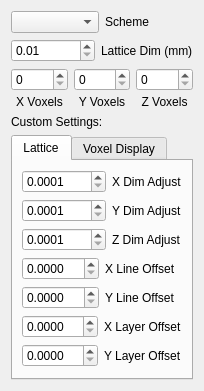
<?xml version="1.0" encoding="UTF-8"?>
<ui version="4.0">
 <class>WorkspaceDialog</class>
 <widget class="QWidget" name="WorkspaceDialog">
  <property name="geometry">
   <rect>
    <x>0</x>
    <y>0</y>
    <width>189</width>
    <height>381</height>
   </rect>
  </property>
  <property name="windowTitle">
   <string>Workspace</string>
  </property>
  <layout class="QVBoxLayout" name="verticalLayout_6">
   <item>
    <layout class="QHBoxLayout" name="horizontalLayout_3">
     <item>
      <widget class="QComboBox" name="PresetWScombo"/>
     </item>
     <item>
      <widget class="QLabel" name="Preset_Label">
       <property name="text">
        <string>Scheme</string>
       </property>
      </widget>
     </item>
    </layout>
   </item>
   <item>
    <layout class="QHBoxLayout" name="horizontalLayout_2">
     <item>
      <widget class="QDoubleSpinBox" name="LatDimSpin">
       <property name="minimum">
        <double>0.010000000000000</double>
       </property>
       <property name="maximum">
        <double>1000.000000000000000</double>
       </property>
      </widget>
     </item>
     <item>
      <widget class="QLabel" name="LatDim_Label">
       <property name="text">
        <string>Lattice Dim (mm)</string>
       </property>
      </widget>
     </item>
    </layout>
   </item>
   <item>
    <layout class="QHBoxLayout" name="horizontalLayout">
     <item>
      <layout class="QVBoxLayout" name="verticalLayout_3">
       <property name="spacing">
        <number>4</number>
       </property>
       <item>
        <widget class="QSpinBox" name="XV_Spin">
         <property name="maximum">
          <number>999</number>
         </property>
        </widget>
       </item>
       <item>
        <widget class="QLabel" name="XV_Label">
         <property name="text">
          <string>X Voxels</string>
         </property>
         <property name="alignment">
          <set>Qt::AlignCenter</set>
         </property>
        </widget>
       </item>
      </layout>
     </item>
     <item>
      <layout class="QVBoxLayout" name="verticalLayout_2">
       <property name="spacing">
        <number>4</number>
       </property>
       <item>
        <widget class="QSpinBox" name="YV_Spin">
         <property name="maximum">
          <number>999</number>
         </property>
        </widget>
       </item>
       <item>
        <widget class="QLabel" name="YV_Label">
         <property name="text">
          <string>Y Voxels</string>
         </property>
         <property name="alignment">
          <set>Qt::AlignCenter</set>
         </property>
        </widget>
       </item>
      </layout>
     </item>
     <item>
      <layout class="QVBoxLayout" name="verticalLayout">
       <property name="spacing">
        <number>4</number>
       </property>
       <item>
        <widget class="QSpinBox" name="ZV_Spin">
         <property name="maximum">
          <number>999</number>
         </property>
        </widget>
       </item>
       <item>
        <widget class="QLabel" name="ZV_Label">
         <property name="text">
          <string>Z Voxels</string>
         </property>
         <property name="alignment">
          <set>Qt::AlignCenter</set>
         </property>
        </widget>
       </item>
      </layout>
     </item>
    </layout>
   </item>
   <item>
    <widget class="QLabel" name="XCustom_Label">
     <property name="text">
      <string>Custom Settings:</string>
     </property>
    </widget>
   </item>
   <item>
    <widget class="QTabWidget" name="CustomSettings">
     <property name="currentIndex">
      <number>0</number>
     </property>
     <widget class="QWidget" name="LatticeTab">
      <attribute name="title">
       <string>Lattice</string>
      </attribute>
      <layout class="QVBoxLayout" name="verticalLayout_4">
       <item>
        <layout class="QHBoxLayout" name="horizontalLayout_4">
         <item>
          <widget class="QDoubleSpinBox" name="XDimAdj_Spin">
           <property name="decimals">
            <number>4</number>
           </property>
           <property name="minimum">
            <double>0.000100000000000</double>
           </property>
           <property name="maximum">
            <double>1000.000000000000000</double>
           </property>
           <property name="singleStep">
            <double>0.010000000000000</double>
           </property>
          </widget>
         </item>
         <item>
          <widget class="QLabel" name="XDimAdj_Label">
           <property name="text">
            <string>X Dim Adjust</string>
           </property>
          </widget>
         </item>
        </layout>
       </item>
       <item>
        <layout class="QHBoxLayout" name="horizontalLayout_5">
         <item>
          <widget class="QDoubleSpinBox" name="YDimAdj_Spin">
           <property name="decimals">
            <number>4</number>
           </property>
           <property name="minimum">
            <double>0.000100000000000</double>
           </property>
           <property name="maximum">
            <double>1000.000000000000000</double>
           </property>
           <property name="singleStep">
            <double>0.010000000000000</double>
           </property>
          </widget>
         </item>
         <item>
          <widget class="QLabel" name="YDimAdj_Label">
           <property name="text">
            <string>Y Dim Adjust</string>
           </property>
          </widget>
         </item>
        </layout>
       </item>
       <item>
        <layout class="QHBoxLayout" name="horizontalLayout_6">
         <item>
          <widget class="QDoubleSpinBox" name="ZDimAdj_Spin">
           <property name="decimals">
            <number>4</number>
           </property>
           <property name="minimum">
            <double>0.000100000000000</double>
           </property>
           <property name="maximum">
            <double>1000.000000000000000</double>
           </property>
           <property name="singleStep">
            <double>0.010000000000000</double>
           </property>
          </widget>
         </item>
         <item>
          <widget class="QLabel" name="ZDimAdj_Label">
           <property name="text">
            <string>Z Dim Adjust</string>
           </property>
          </widget>
         </item>
        </layout>
       </item>
       <item>
        <layout class="QHBoxLayout" name="horizontalLayout_7">
         <item>
          <widget class="QDoubleSpinBox" name="XLineOff_Spin">
           <property name="decimals">
            <number>4</number>
           </property>
           <property name="maximum">
            <double>1.000000000000000</double>
           </property>
           <property name="singleStep">
            <double>0.010000000000000</double>
           </property>
          </widget>
         </item>
         <item>
          <widget class="QLabel" name="XLineOff_Label">
           <property name="text">
            <string>X Line Offset</string>
           </property>
          </widget>
         </item>
        </layout>
       </item>
       <item>
        <layout class="QHBoxLayout" name="horizontalLayout_8">
         <item>
          <widget class="QDoubleSpinBox" name="YLineOff_Spin">
           <property name="decimals">
            <number>4</number>
           </property>
           <property name="maximum">
            <double>1.000000000000000</double>
           </property>
           <property name="singleStep">
            <double>0.010000000000000</double>
           </property>
          </widget>
         </item>
         <item>
          <widget class="QLabel" name="YLineOff_Label">
           <property name="text">
            <string>Y Line Offset</string>
           </property>
          </widget>
         </item>
        </layout>
       </item>
       <item>
        <layout class="QHBoxLayout" name="horizontalLayout_9">
         <item>
          <widget class="QDoubleSpinBox" name="XLayerOff_Spin">
           <property name="decimals">
            <number>4</number>
           </property>
           <property name="maximum">
            <double>1.000000000000000</double>
           </property>
           <property name="singleStep">
            <double>0.010000000000000</double>
           </property>
          </widget>
         </item>
         <item>
          <widget class="QLabel" name="XLayerOff_Label">
           <property name="text">
            <string>X Layer Offset</string>
           </property>
          </widget>
         </item>
        </layout>
       </item>
       <item>
        <layout class="QHBoxLayout" name="horizontalLayout_10">
         <item>
          <widget class="QDoubleSpinBox" name="YLayerOff_Spin">
           <property name="decimals">
            <number>4</number>
           </property>
           <property name="maximum">
            <double>1.000000000000000</double>
           </property>
           <property name="singleStep">
            <double>0.010000000000000</double>
           </property>
          </widget>
         </item>
         <item>
          <widget class="QLabel" name="YLayerOff_Label">
           <property name="text">
            <string>Y Layer Offset</string>
           </property>
          </widget>
         </item>
        </layout>
       </item>
       <item>
        <spacer name="verticalSpacer_2">
         <property name="orientation">
          <enum>Qt::Vertical</enum>
         </property>
         <property name="sizeHint" stdset="0">
          <size>
           <width>20</width>
           <height>41</height>
          </size>
         </property>
        </spacer>
       </item>
      </layout>
     </widget>
     <widget class="QWidget" name="VoxelTab">
      <attribute name="title">
       <string>Voxel Display</string>
      </attribute>
      <layout class="QVBoxLayout" name="verticalLayout_5">
       <item>
        <layout class="QHBoxLayout" name="horizontalLayout_11">
         <item>
          <widget class="QComboBox" name="VoxelCombo"/>
         </item>
         <item>
          <widget class="QLabel" name="Voxel_Label">
           <property name="text">
            <string>Voxel Shape</string>
           </property>
          </widget>
         </item>
        </layout>
       </item>
       <item>
        <layout class="QHBoxLayout" name="horizontalLayout_12">
         <item>
          <widget class="QDoubleSpinBox" name="XSqueeze_Spin">
           <property name="decimals">
            <number>4</number>
           </property>
           <property name="minimum">
            <double>0.000100000000000</double>
           </property>
           <property name="maximum">
            <double>1000.000000000000000</double>
           </property>
           <property name="singleStep">
            <double>0.010000000000000</double>
           </property>
          </widget>
         </item>
         <item>
          <widget class="QLabel" name="XSqueeze_Label">
           <property name="text">
            <string>X Squeeze</string>
           </property>
          </widget>
         </item>
        </layout>
       </item>
       <item>
        <layout class="QHBoxLayout" name="horizontalLayout_13">
         <item>
          <widget class="QDoubleSpinBox" name="YSqueeze_Spin">
           <property name="decimals">
            <number>4</number>
           </property>
           <property name="minimum">
            <double>0.000100000000000</double>
           </property>
           <property name="maximum">
            <double>1000.000000000000000</double>
           </property>
           <property name="singleStep">
            <double>0.010000000000000</double>
           </property>
          </widget>
         </item>
         <item>
          <widget class="QLabel" name="YSqueeze_Label">
           <property name="text">
            <string>YSqueeze</string>
           </property>
          </widget>
         </item>
        </layout>
       </item>
       <item>
        <layout class="QHBoxLayout" name="horizontalLayout_14">
         <item>
          <widget class="QDoubleSpinBox" name="ZSqueeze_Spin">
           <property name="decimals">
            <number>4</number>
           </property>
           <property name="minimum">
            <double>0.000100000000000</double>
           </property>
           <property name="maximum">
            <double>1000.000000000000000</double>
           </property>
           <property name="singleStep">
            <double>0.010000000000000</double>
           </property>
          </widget>
         </item>
         <item>
          <widget class="QLabel" name="ZSqueeze_Label">
           <property name="text">
            <string>Z Squeeze</string>
           </property>
          </widget>
         </item>
        </layout>
       </item>
       <item>
        <spacer name="verticalSpacer">
         <property name="orientation">
          <enum>Qt::Vertical</enum>
         </property>
         <property name="sizeHint" stdset="0">
          <size>
           <width>20</width>
           <height>48</height>
          </size>
         </property>
        </spacer>
       </item>
      </layout>
     </widget>
    </widget>
   </item>
  </layout>
 </widget>
 <resources/>
 <connections/>
</ui>
